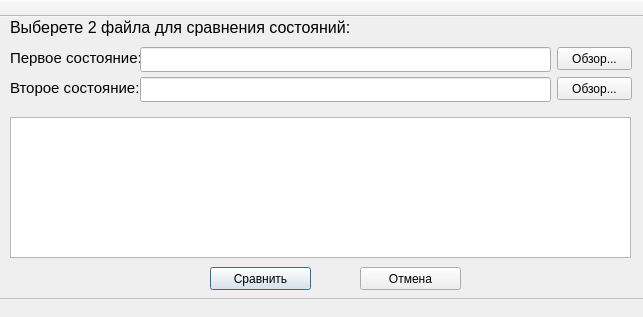
<?xml version="1.0" encoding="UTF-8"?>
<ui version="4.0">
 <class>FileBrowserClass</class>
 <widget class="QMainWindow" name="FileBrowserClass">
  <property name="geometry">
   <rect>
    <x>0</x>
    <y>0</y>
    <width>643</width>
    <height>317</height>
   </rect>
  </property>
  <property name="contextMenuPolicy">
   <enum>Qt::NoContextMenu</enum>
  </property>
  <property name="windowTitle">
   <string>Сравнение состояний реактора</string>
  </property>
  <widget class="QWidget" name="centralWidget">
   <widget class="QTextBrowser" name="textBrowser">
    <property name="geometry">
     <rect>
      <x>10</x>
      <y>100</y>
      <width>621</width>
      <height>141</height>
     </rect>
    </property>
   </widget>
   <widget class="QLabel" name="CommonLabel">
    <property name="geometry">
     <rect>
      <x>10</x>
      <y>0</y>
      <width>621</width>
      <height>21</height>
     </rect>
    </property>
    <property name="font">
     <font>
      <pointsize>12</pointsize>
     </font>
    </property>
    <property name="text">
     <string>Выберете 2 файла для сравнения состояний:</string>
    </property>
   </widget>
   <widget class="QLabel" name="File1Label">
    <property name="geometry">
     <rect>
      <x>10</x>
      <y>30</y>
      <width>131</width>
      <height>21</height>
     </rect>
    </property>
    <property name="font">
     <font>
      <pointsize>11</pointsize>
     </font>
    </property>
    <property name="text">
     <string>Первое состояние:</string>
    </property>
   </widget>
   <widget class="QLabel" name="File2Label">
    <property name="geometry">
     <rect>
      <x>10</x>
      <y>60</y>
      <width>131</width>
      <height>21</height>
     </rect>
    </property>
    <property name="font">
     <font>
      <pointsize>11</pointsize>
     </font>
    </property>
    <property name="text">
     <string>Второе состояние:</string>
    </property>
   </widget>
   <widget class="QPushButton" name="File1Button">
    <property name="enabled">
     <bool>true</bool>
    </property>
    <property name="geometry">
     <rect>
      <x>557</x>
      <y>30</y>
      <width>75</width>
      <height>23</height>
     </rect>
    </property>
    <property name="text">
     <string>Обзор...</string>
    </property>
   </widget>
   <widget class="QPushButton" name="File2Button">
    <property name="geometry">
     <rect>
      <x>557</x>
      <y>60</y>
      <width>75</width>
      <height>23</height>
     </rect>
    </property>
    <property name="text">
     <string>Обзор...</string>
    </property>
   </widget>
   <widget class="QPushButton" name="Compare">
    <property name="geometry">
     <rect>
      <x>210</x>
      <y>250</y>
      <width>101</width>
      <height>23</height>
     </rect>
    </property>
    <property name="text">
     <string>Сравнить</string>
    </property>
    <property name="default">
     <bool>true</bool>
    </property>
   </widget>
   <widget class="QPushButton" name="Exit">
    <property name="geometry">
     <rect>
      <x>360</x>
      <y>250</y>
      <width>101</width>
      <height>23</height>
     </rect>
    </property>
    <property name="text">
     <string>Отмена</string>
    </property>
   </widget>
   <widget class="QLineEdit" name="File1lineEdit">
    <property name="geometry">
     <rect>
      <x>140</x>
      <y>30</y>
      <width>411</width>
      <height>25</height>
     </rect>
    </property>
    <property name="font">
     <font>
      <family>Calibri</family>
      <pointsize>12</pointsize>
      <weight>50</weight>
      <bold>false</bold>
     </font>
    </property>
    <property name="text">
     <string/>
    </property>
   </widget>
   <widget class="QLineEdit" name="File2lineEdit">
    <property name="geometry">
     <rect>
      <x>140</x>
      <y>60</y>
      <width>411</width>
      <height>25</height>
     </rect>
    </property>
    <property name="font">
     <font>
      <family>Calibri</family>
      <pointsize>12</pointsize>
      <weight>50</weight>
      <bold>false</bold>
     </font>
    </property>
   </widget>
   <zorder>textBrowser</zorder>
   <zorder>CommonLabel</zorder>
   <zorder>File1Label</zorder>
   <zorder>File2Label</zorder>
   <zorder>File2Button</zorder>
   <zorder>Compare</zorder>
   <zorder>Exit</zorder>
   <zorder>File1lineEdit</zorder>
   <zorder>File2lineEdit</zorder>
   <zorder>File1Button</zorder>
  </widget>
  <widget class="QStatusBar" name="statusBar">
   <property name="mouseTracking">
    <bool>false</bool>
   </property>
   <property name="styleSheet">
    <string notr="true">QStatusBar { 
					border-top-style: outset; 
					border-top-width: 1px; 
					border-top-color: #828282; 
					}</string>
   </property>
   <property name="sizeGripEnabled">
    <bool>false</bool>
   </property>
  </widget>
  <widget class="QToolBar" name="mainToolBar">
   <property name="contextMenuPolicy">
    <enum>Qt::PreventContextMenu</enum>
   </property>
   <property name="movable">
    <bool>false</bool>
   </property>
   <attribute name="toolBarArea">
    <enum>TopToolBarArea</enum>
   </attribute>
   <attribute name="toolBarBreak">
    <bool>false</bool>
   </attribute>
  </widget>
 </widget>
 <layoutdefault spacing="6" margin="11"/>
 <resources>
  <include location="filebrowser.qrc"/>
 </resources>
 <connections>
  <connection>
   <sender>Exit</sender>
   <signal>clicked()</signal>
   <receiver>FileBrowserClass</receiver>
   <slot>close()</slot>
   <hints>
    <hint type="sourcelabel">
     <x>400</x>
     <y>404</y>
    </hint>
    <hint type="destinationlabel">
     <x>323</x>
     <y>221</y>
    </hint>
   </hints>
  </connection>
 </connections>
</ui>
